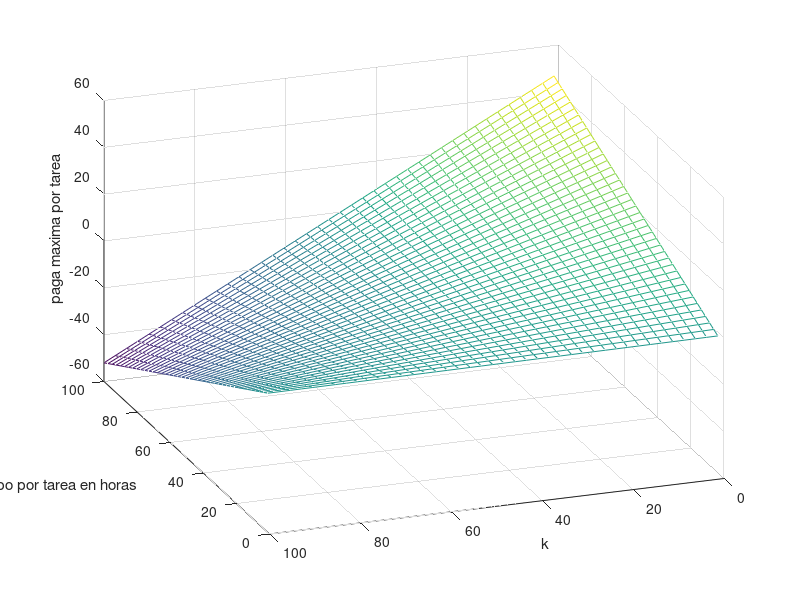
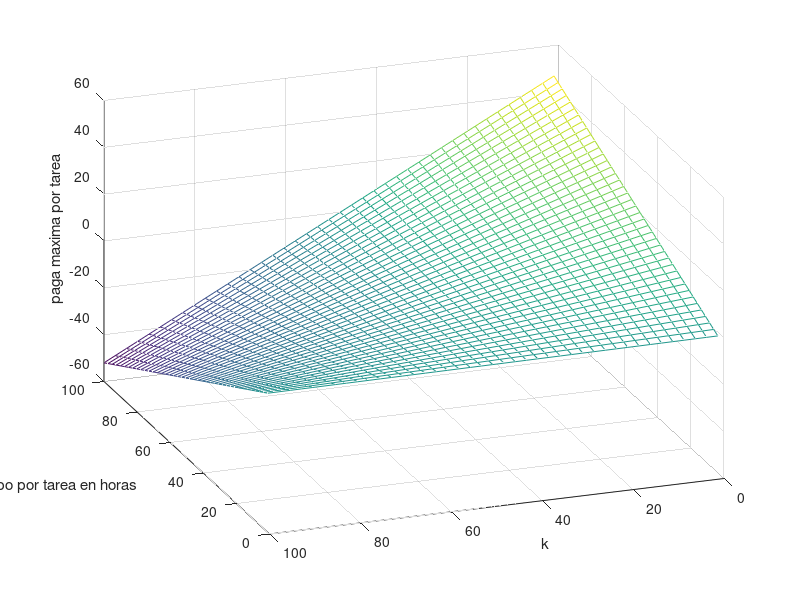
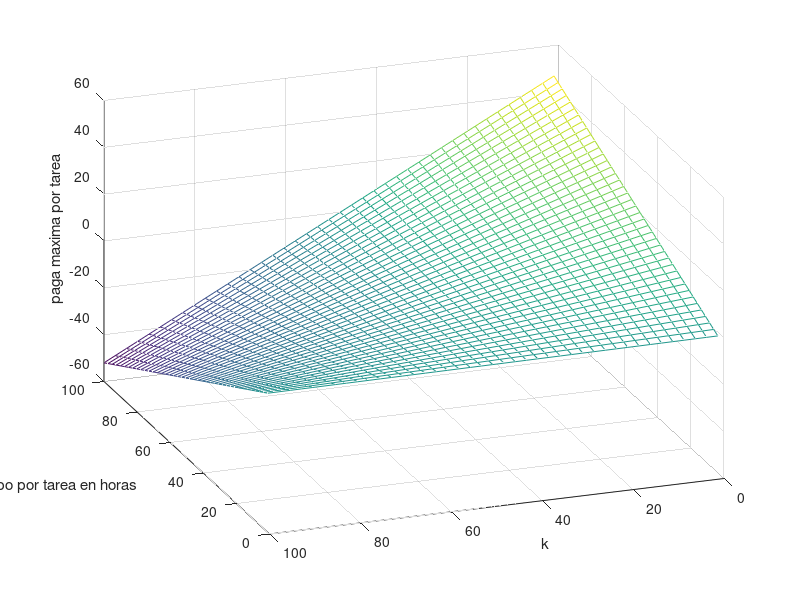
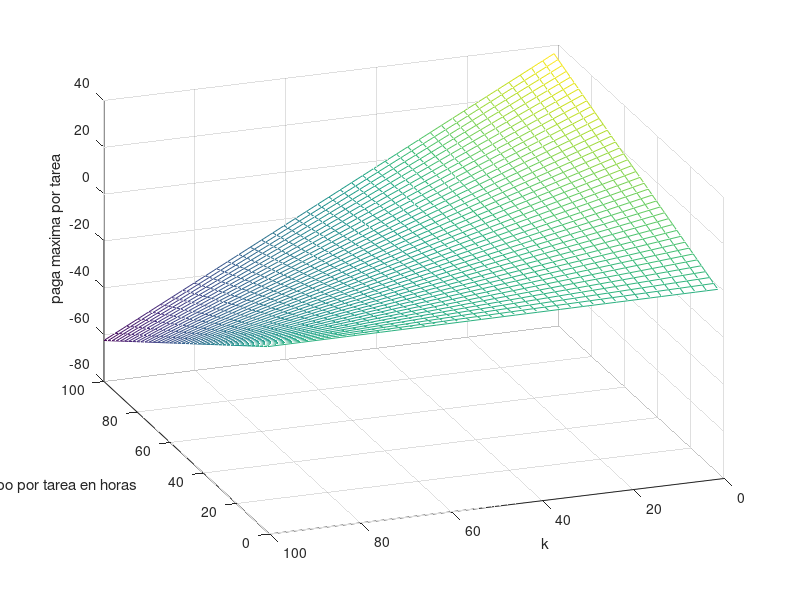

Source code (MATLAB) for these figures, in order:
tx = ty = linspace (1, 100, 41)';
[xx, yy] = meshgrid (tx, ty);
tz = -(0.01.*xx +0.00009591 ).*yy + 0.48 .*xx ;
mesh (tx, ty, tz);
ylabel("k");
xlabel("tiempo por tarea en horas");
zlabel ("paga maxima por tarea");
view(250,30);
print('-dsvg','figure.svg');
print('-dpsc','figure.ps');
print('-djpg','figure.jpg');
figure ;
tzz = -(0.01.*xx +0.00009591 ).*yy + 0.3754.*xx ;
mesh (tx, ty, tzz);
ylabel("k");
xlabel("tiempo por tarea en horas");
zlabel ("paga maxima por tarea");
view(250,30);
print('-dsvg','figureCLIENTE.svg');
print('-dpsc','figureCLIENTE.ps');
print('-djpg','figureCLIENTE.jpg');

